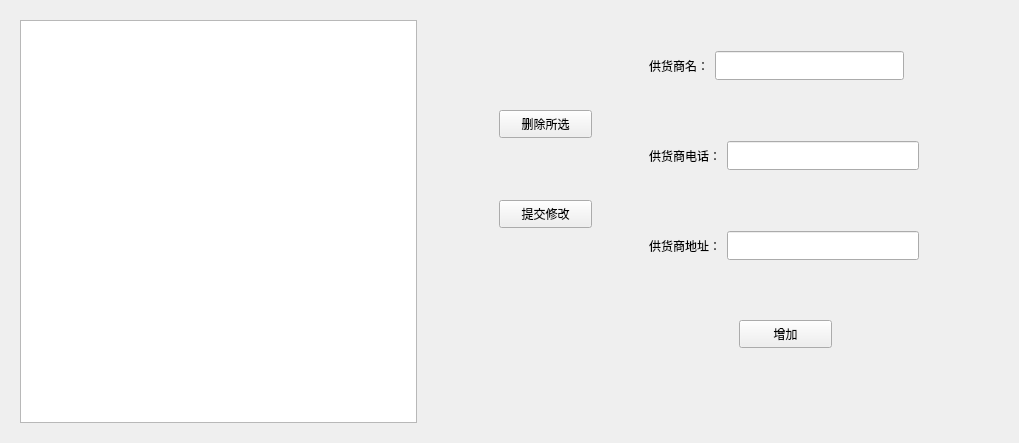
         <widget class="QWidget" name="stockman_surpplierman">
          <layout class="QGridLayout" name="gridLayout_5">
           <item row="0" column="1">
            <spacer name="horizontalSpacer_14">
             <property name="orientation">
              <enum>Qt::Horizontal</enum>
             </property>
             <property name="sizeHint" stdset="0">
              <size>
               <width>46</width>
               <height>20</height>
              </size>
             </property>
            </spacer>
           </item>
           <item row="0" column="0">
            <widget class="QWidget" name="widget_2" native="true">
             <property name="minimumSize">
              <size>
               <width>951</width>
               <height>421</height>
              </size>
             </property>
             <property name="maximumSize">
              <size>
               <width>16777215</width>
               <height>16777215</height>
              </size>
             </property>
             <layout class="QHBoxLayout" name="horizontalLayout_45" stretch="6,1,7">
              <item>
               <widget class="QTableView" name="tablesuppliersinfo"/>
              </item>
              <item>
               <spacer name="horizontalSpacer_17">
                <property name="orientation">
                 <enum>Qt::Horizontal</enum>
                </property>
                <property name="sizeHint" stdset="0">
                 <size>
                  <width>62</width>
                  <height>20</height>
                 </size>
                </property>
               </spacer>
              </item>
              <item>
               <widget class="QWidget" name="widget_4" native="true">
                <property name="autoFillBackground">
                 <bool>false</bool>
                </property>
                <widget class="QPushButton" name="btnadd_stock_supplier">
                 <property name="geometry">
                  <rect>
                   <x>250</x>
                   <y>300</y>
                   <width>93</width>
                   <height>28</height>
                  </rect>
                 </property>
                 <property name="text">
                  <string>增加</string>
                 </property>
                </widget>
                <widget class="QWidget" name="layoutWidget">
                 <property name="geometry">
                  <rect>
                   <x>160</x>
                   <y>30</y>
                   <width>255</width>
                   <height>31</height>
                  </rect>
                 </property>
                 <layout class="QHBoxLayout" name="horizontalLayout_27">
                  <item>
                   <widget class="QLabel" name="label_26">
                    <property name="text">
                     <string>供货商名：</string>
                    </property>
                   </widget>
                  </item>
                  <item>
                   <widget class="QLineEdit" name="lineEdit_stock_supplier_name">
                    <property name="minimumSize">
                     <size>
                      <width>0</width>
                      <height>29</height>
                     </size>
                    </property>
                   </widget>
                  </item>
                 </layout>
                </widget>
                <widget class="QWidget" name="layoutWidget">
                 <property name="geometry">
                  <rect>
                   <x>160</x>
                   <y>120</y>
                   <width>270</width>
                   <height>31</height>
                  </rect>
                 </property>
                 <layout class="QHBoxLayout" name="horizontalLayout_28">
                  <item>
                   <widget class="QLabel" name="label_27">
                    <property name="text">
                     <string>供货商电话：</string>
                    </property>
                   </widget>
                  </item>
                  <item>
                   <widget class="QLineEdit" name="lineEdit_stock_supplier_phone">
                    <property name="minimumSize">
                     <size>
                      <width>0</width>
                      <height>29</height>
                     </size>
                    </property>
                   </widget>
                  </item>
                 </layout>
                </widget>
                <widget class="QWidget" name="layoutWidget">
                 <property name="geometry">
                  <rect>
                   <x>160</x>
                   <y>210</y>
                   <width>270</width>
                   <height>31</height>
                  </rect>
                 </property>
                 <layout class="QHBoxLayout" name="horizontalLayout_29">
                  <item>
                   <widget class="QLabel" name="label_28">
                    <property name="text">
                     <string>供货商地址：</string>
                    </property>
                   </widget>
                  </item>
                  <item>
                   <widget class="QLineEdit" name="lineEdit_stock_supplier_address">
                    <property name="minimumSize">
                     <size>
                      <width>0</width>
                      <height>29</height>
                     </size>
                    </property>
                   </widget>
                  </item>
                 </layout>
                </widget>
                <widget class="QPushButton" name="btndelete_stock_supplier">
                 <property name="geometry">
                  <rect>
                   <x>10</x>
                   <y>90</y>
                   <width>93</width>
                   <height>28</height>
                  </rect>
                 </property>
                 <property name="text">
                  <string>删除所选</string>
                 </property>
                </widget>
                <widget class="QPushButton" name="btnupdate_stock_supplier">
                 <property name="geometry">
                  <rect>
                   <x>10</x>
                   <y>180</y>
                   <width>93</width>
                   <height>28</height>
                  </rect>
                 </property>
                 <property name="text">
                  <string>提交修改</string>
                 </property>
                </widget>
               </widget>
              </item>
             </layout>
            </widget>
           </item>
          </layout>
         </widget>
